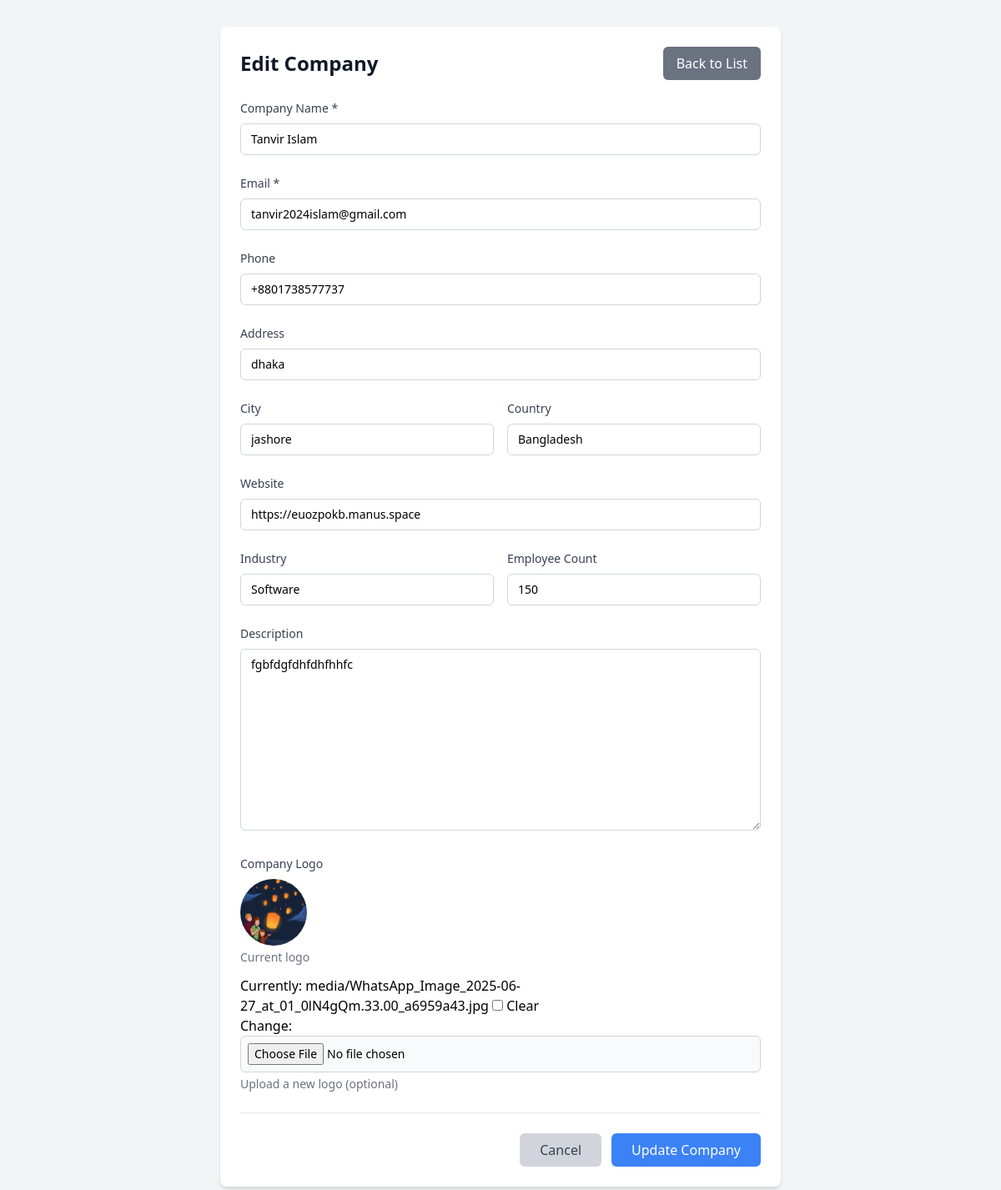
The app's page /company/2/edit/ with its own data.
### Home/models.py (models this page shows, shortened)
class baseModel(models.Model):
    created_at = models.DateTimeField(auto_now_add=True)
    updated_at = models.DateTimeField(auto_now=True)
    class Meta:
        abstract = True

class CompanyInformation(baseModel):
    name = models.CharField(max_length=255, verbose_name="Company Name")
    email = models.EmailField(max_length=255, verbose_name="Company Email")
    phone = models.CharField(max_length=255, verbose_name="Company Phone", blank=True, null=True)
    address = models.CharField(max_length=255, verbose_name="Company Address", blank=True, null=True)
    city = models.CharField(max_length=255, verbose_name="Company City", blank=True, null=True)
    country = models.CharField(max_length=255, verbose_name="Company Country", blank=True, null=True)
    website = models.URLField(max_length=255, verbose_name="Company Website", blank=True, null=True)
    industry = models.CharField(max_length=255, verbose_name="Company Industry", blank=True, null=True)
    employee_count = models.CharField(max_length=255, verbose_name="Company Employee Count", blank=True, null=True)
    description = models.TextField(verbose_name="Company Description", blank=True, null=True)
    logo = models.ImageField(upload_to='media/', verbose_name="Company Logo", blank=True, null=True)
    class Meta:
        verbose_name = "Company Information"
        verbose_name_plural = "Company Information"

### Home/views.py (the view)
# urls.py: path('company/<int:company_id>/edit/', views.CompanyUpdate.as_view(), name='company_update'),
class CompanyUpdate(UpdateView):
    model = CompanyInformation
    template_name = 'company_form.html'
    fields = ['name', 'email', 'phone', 'address', 'city', 'country', 'website', 'industry', 'employee_count', 'description', 'logo']
    context_object_name = 'company'
    pk_url_kwarg = 'company_id'
    success_url = reverse_lazy('home:company_list')
    def get_context_data(self, **kwargs):
        context = super().get_context_data(**kwargs)
        context['form_title'] = 'Update Company'
        return context

### Home/templates/company_form.html (shortened to what this page needs)
<!DOCTYPE html>
<html lang="en">
<head>
    <script src="https://cdn.tailwindcss.com"></script>
</head>
<body class="bg-gray-100">
    <div class="container mx-auto px-4 py-8">
        <div class="max-w-2xl mx-auto">
            <div class="bg-white rounded-lg shadow-md p-6">
                <div class="flex items-center justify-between mb-6">
                    <h1 class="text-2xl font-bold text-gray-900">
                        {% if form.instance.pk %}
                            Edit Company
                        {% else %}
                            Add New Company
                        {% endif %}
                    </h1>
                    <a href="{% url 'home:company_list' %}"
                       class="bg-gray-500 hover:bg-gray-600 text-white px-4 py-2 rounded-md transition duration-300">
                        Back to List
                    </a>
                </div>
                <form method="post" enctype="multipart/form-data" class="space-y-6">
                    <div>
                        <label for="{{ form.name.id_for_label }}" class="block text-sm font-medium text-gray-700 mb-2">
                            Company Name *
                        </label>
                        {{ form.name }}
                    </div>
                    <div>
                        <label for="{{ form.email.id_for_label }}" class="block text-sm font-medium text-gray-700 mb-2">
                            Email *
                        </label>
                        {{ form.email }}
                    </div>
                    <div>
                        <label for="{{ form.phone.id_for_label }}" class="block text-sm font-medium text-gray-700 mb-2">
                            Phone
                        </label>
                        {{ form.phone }}
                    </div>
                    <div>
                        <label for="{{ form.address.id_for_label }}" class="block text-sm font-medium text-gray-700 mb-2">
                            Address
                        </label>
                        {{ form.address }}
                    </div>
                    <div class="grid grid-cols-1 md:grid-cols-2 gap-4">
                        <div>
                            <label for="{{ form.city.id_for_label }}" class="block text-sm font-medium text-gray-700 mb-2">
                                City
                            </label>
                            {{ form.city }}
                        </div>
                        <div>
                            <label for="{{ form.country.id_for_label }}" class="block text-sm font-medium text-gray-700 mb-2">
                                Country
                            </label>
                            {{ form.country }}
                        </div>
                    </div>
                    <div>
                        <label for="{{ form.website.id_for_label }}" class="block text-sm font-medium text-gray-700 mb-2">
                            Website
                        </label>
                        {{ form.website }}
                    </div>
                    <div class="grid grid-cols-1 md:grid-cols-2 gap-4">
                        <div>
                            <label for="{{ form.industry.id_for_label }}" class="block text-sm font-medium text-gray-700 mb-2">
                                Industry
                            </label>
                            {{ form.industry }}
                        </div>
                        <div>
                            <label for="{{ form.employee_count.id_for_label }}" class="block text-sm font-medium text-gray-700 mb-2">
                                Employee Count
                            </label>
                            {{ form.employee_count }}
                        </div>
                    </div>
                    <div>
                        <label for="{{ form.description.id_for_label }}" class="block text-sm font-medium text-gray-700 mb-2">
                            Description
                        </label>
                        {{ form.description }}
                    </div>
                    <div>
                        <label for="{{ form.logo.id_for_label }}" class="block text-sm font-medium text-gray-700 mb-2">
                            Company Logo
                        </label>
                        {% if form.instance.logo %}
                            <div class="mb-3">
                                <img src="{{ form.instance.logo.url }}" alt="Current logo" class="w-20 h-20 rounded-full object-cover">
                                <p class="text-sm text-gray-500 mt-1">Current logo</p>
                            </div>
                        {% endif %}
                        {{ form.logo }}
                        <p class="mt-1 text-sm text-gray-500">Upload a new logo (optional)</p>
                    </div>
                    <div class="flex justify-end space-x-3 pt-6 border-t">
                        <a href="{% url 'home:company_list' %}"
                           class="bg-gray-300 hover:bg-gray-400 text-gray-700 px-6 py-2 rounded-md transition duration-300">
                            Cancel
                        </a>
                        <button type="submit"
                                class="bg-blue-500 hover:bg-blue-600 text-white px-6 py-2 rounded-md transition duration-300">
                            {% if form.instance.pk %}
                                Update Company
                            {% else %}
                                Create Company
                            {% endif %}
                        </button>
                    </div>
                </form>
            </div>
        </div>
    </div>
</body>
</html>

### Home/templates/company_form.html (style rules this page uses)
input[type="text"], input[type="email"], input[type="url"], input[type="number"], textarea, input[type="file"] { width: 100%; padding: 0.5rem 0.75rem; border: 1px solid #d1d5db; border-radius: 0.375rem; font-size: 0.875rem; line-height: 1.25rem; }
textarea { min-height: 100px; resize: vertical; }
input[type="file"] { padding: 0.5rem; background-color: #f9fafb; }

### records on screen
CompanyInformation: name "Tanvir Islam", email "tanvir2024islam@gmail.com", phone "+8801738577737", address "dhaka", city "jashore", country "Bangladesh", website "https://euozpokb.manus.space", industry "Software", employee_count "150", description "fgbfdgfdhfdhfhhfc", instance.logo (picture)
